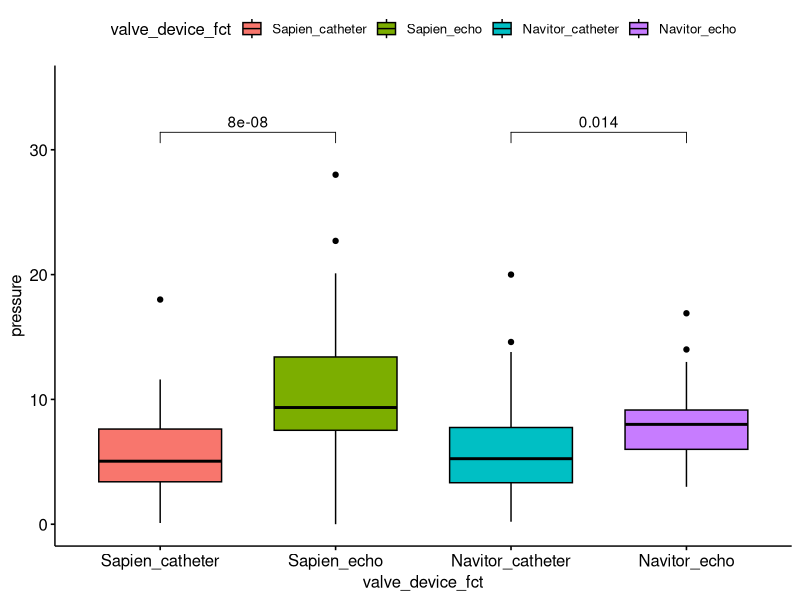

This chart was generated by the following R code:
library(tidyverse)
library(readxl)
library(here)
library(ggplot2)
library(ggpubr)
library(lme4)
library(parameters)

dat <- readxl::read_xlsx(path = here::here("pressure_data.xlsx"))


prepped_dat <- dat %>% 
  dplyr::mutate(valve = if_else(`ValveType 1;N 0;S` == 0, "Sapien", "Navitor"), 
                catheter = if_else(catheter == 55555, NA_real_, catheter), 
                diff = catheter - THVmeanPG_Post, 
                echo = THVmeanPG_Post) %>% 
  tidyr::drop_na()

long_dat <- tidyr::pivot_longer(prepped_dat, 
                      cols = c(catheter, echo), 
                      names_to = "measure_device", 
                      values_to = "pressure") %>% 
  dplyr::mutate(valve_device = paste0(valve, "_", measure_device), 
                valve_device_fct = forcats::fct_relevel(valve_device, 
                                                        c("Sapien_catheter", "Sapien_echo", "Navitor_catheter", "Navitor_echo")))


# LMM model ---------------------------------------------------------------

fit <- lmer(pressure ~ valve + measure_device + valve*measure_device + (1|PatientIdOld), data = long_dat)

valve_pval <- as.data.frame(parameters::model_parameters(fit)) |> 
  base::subset(subset = Parameter == "valveSapien", select = "p") |> 
  as.numeric()

# make figure -------------------------------------------------------------

fig <- ggpubr::ggboxplot(long_dat, x = "valve_device_fct", 
                  y = "pressure", fill = "valve_device_fct") + 
  scale_y_continuous(limits = c(0, 35)) +
  ggpubr::stat_compare_means(
    aes(label = paste0("p = ", after_stat(p.format))), 
    comparisons = list(c("Sapien_catheter", "Sapien_echo"),
                       c("Navitor_catheter", "Navitor_echo")),
    method = "t.test", paired = TRUE, label.y = 30)



# fig2 <- ggpubr::ggboxplot(long_dat, x = "measure_device", 
#                          y = "pressure", 
#                          fill = "measure_device", facet.by = "valve") + 
#   scale_y_continuous(limits = c(0, 35)) +
#   ggpubr::stat_compare_means(label.y = 32)
# 
# ggpubr::ggpaired(long_dat, x = "measure_device", 
#                   y = "pressure", 
#                   fill = "measure_device", facet.by = "valve") + 
#   scale_y_continuous(limits = c(0, 35)) +
#   ggpubr::stat_compare_means(label.y = 32)
